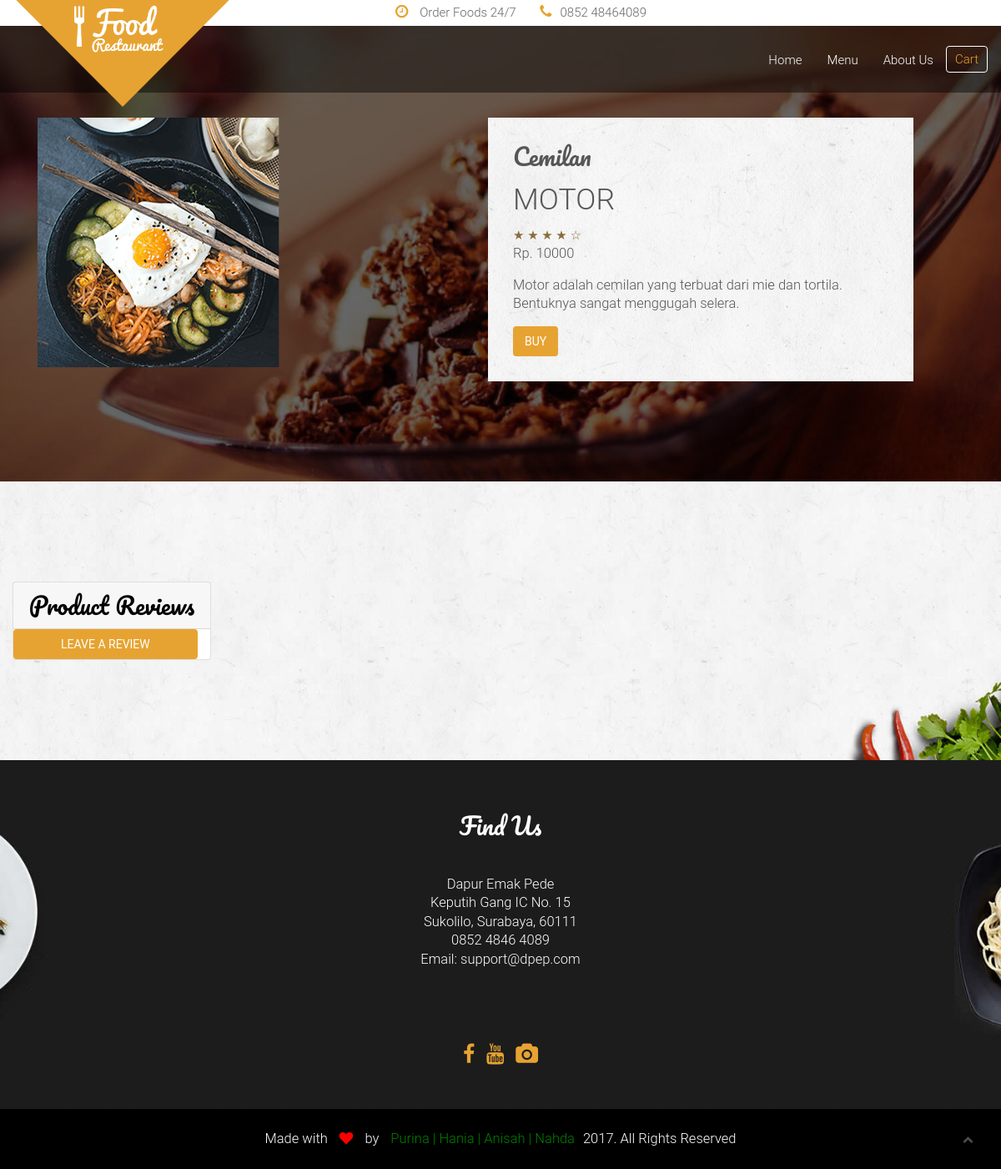
The page /detail.php?id=4 on the database as committed earlier.
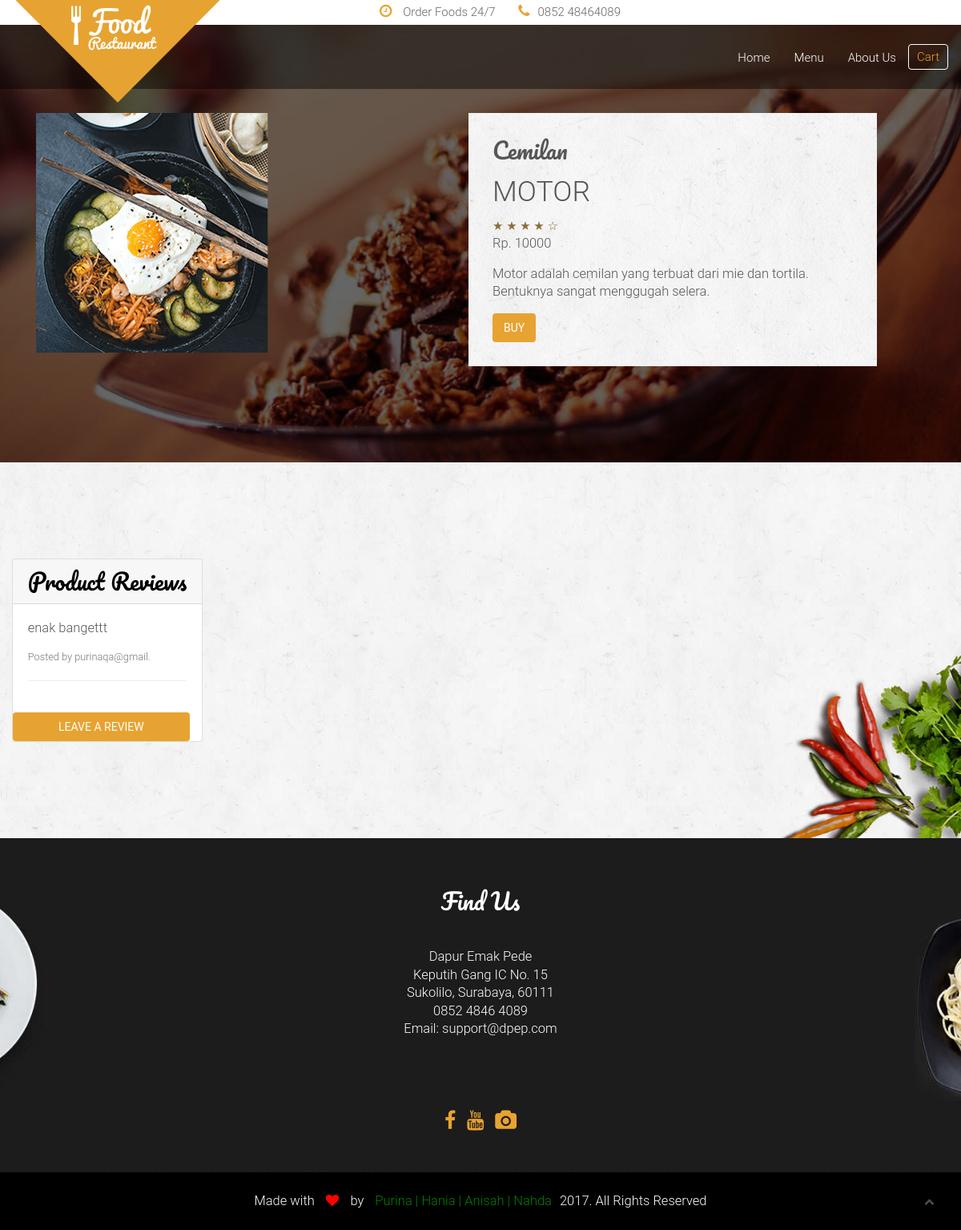
The same page on the database as committed later.
### tables this page shows
CREATE TABLE `feedback` (
  `f_ID` int(5) NOT NULL AUTO_INCREMENT,
  `m_ID` int(11) DEFAULT NULL,
  `f_rating` float NOT NULL,
  `f_komentar` varchar(200) DEFAULT NULL,
  `b_email` varchar(40) DEFAULT NULL,
  PRIMARY KEY (`f_ID`),
  KEY `FK_feedback` (`m_ID`),
  KEY `FK_feedback2` (`b_email`),
  CONSTRAINT `FK_feedback` FOREIGN KEY (`m_ID`) REFERENCES `menu` (`m_ID`)
);

### detail.php (the view, shortened to what the changed rows need)
<?php
     include('connect.php');
     $id=$_GET['id'];
     $sql2 = "SELECT * FROM feedback WHERE m_ID='$id'";
     $result = $conn->query($sql2);
 ?>
<!doctype html>
 <html class="no-js" lang="">
    <head>
        <link rel="stylesheet" href="assets/css/bootstrap.min.css">
        <link rel="stylesheet" href="assets/css/font-awesome.min.css">
        <link rel="stylesheet" type="text/css" href="style.css">
        <link rel="stylesheet" href="assets/css/animate/animate.css" />
        <link rel="stylesheet" href="assets/css/plugins.css" />
        <link rel="stylesheet" href="assets/css/style.css">
        <link rel="stylesheet" href="assets/css/responsive.css" />
    </head>
    <body>
        <section id="abouts" class="abouts">
            <div class="container">
                <div class="row">
                    <div class="abouts_content">
                        <div class="single_abouts_text wow slideInRight" data-wow-duration="1s">
                            <div class="card card-outline-secondary my-4">
                                <?php
                                    if ($result->num_rows > 0){
                                        while($feedback = $result->fetch_assoc()){
                                        echo'
                                            <div class="card-body">
                                                <p>'.$feedback['f_komentar'].'</p>
                                                <small class="text-muted">Posted by '.$feedback['b_email'].'</small>
                                                <hr>
                                            </div>';
                                        }
                                    }
                                ?>
                            </div>
                        </div>
                    </div>
                </div>
            </div>
        </section>
    </body>
</html>

Rows that differ between the two databases and show on the page:
added feedback: f_komentar "enak bangettt", b_email "purinaqa@gmail."
